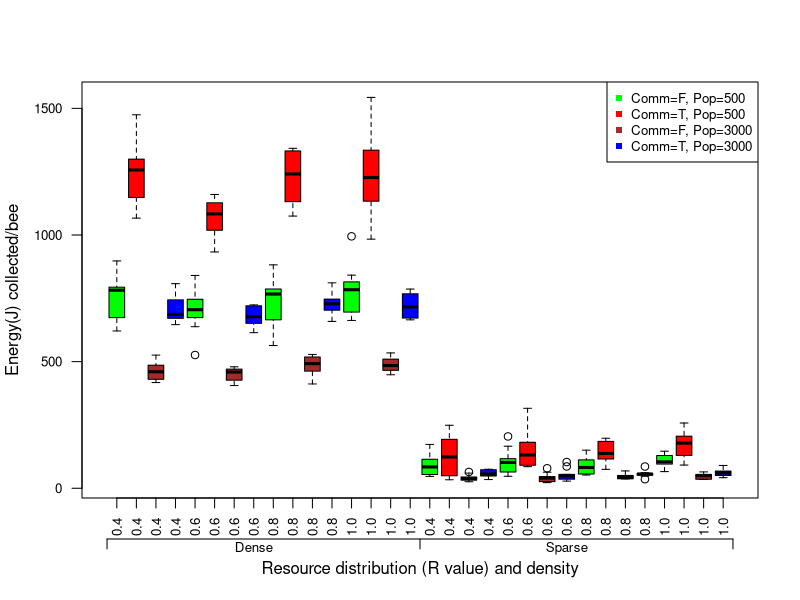
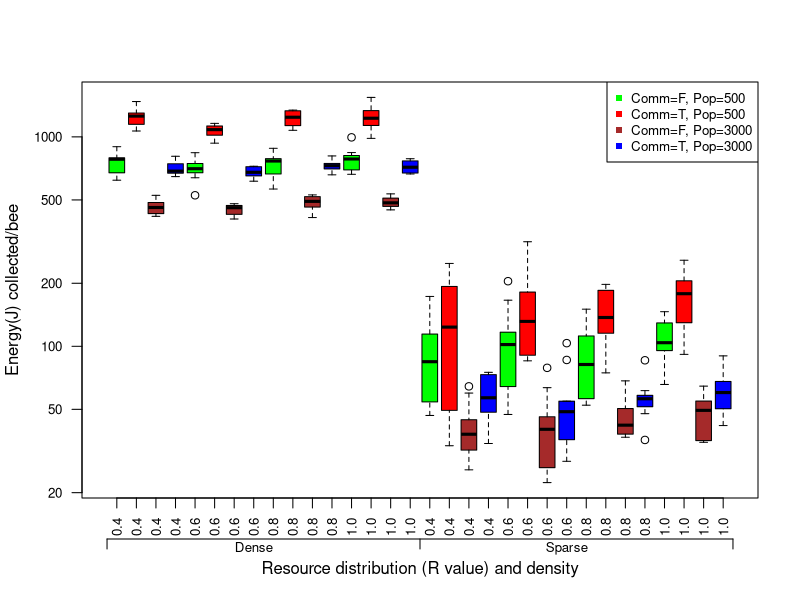
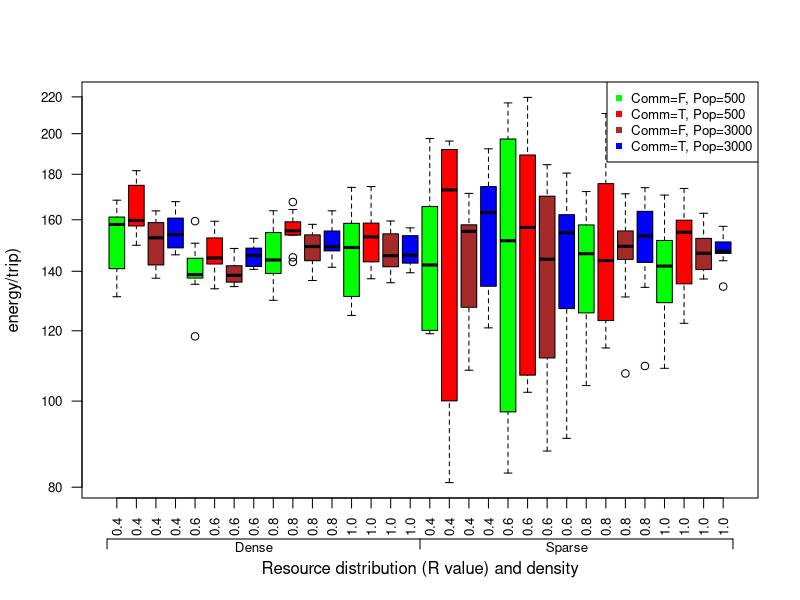
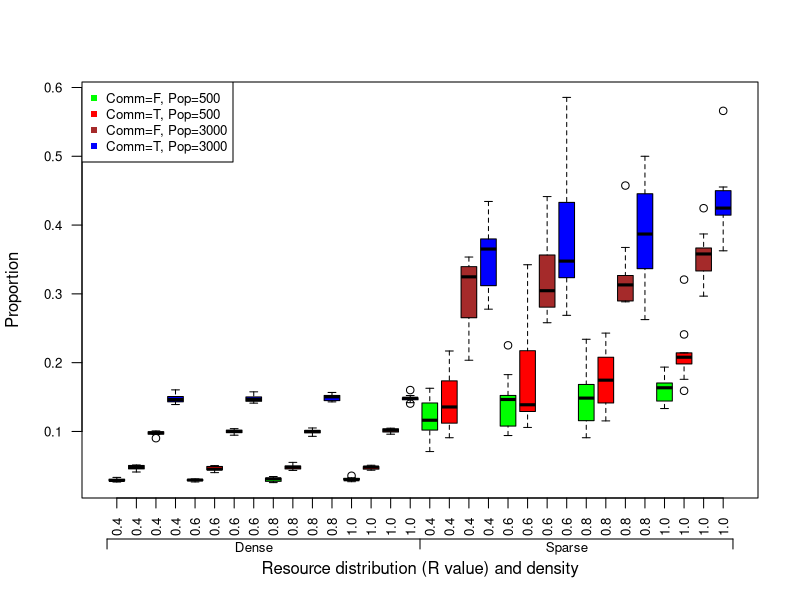
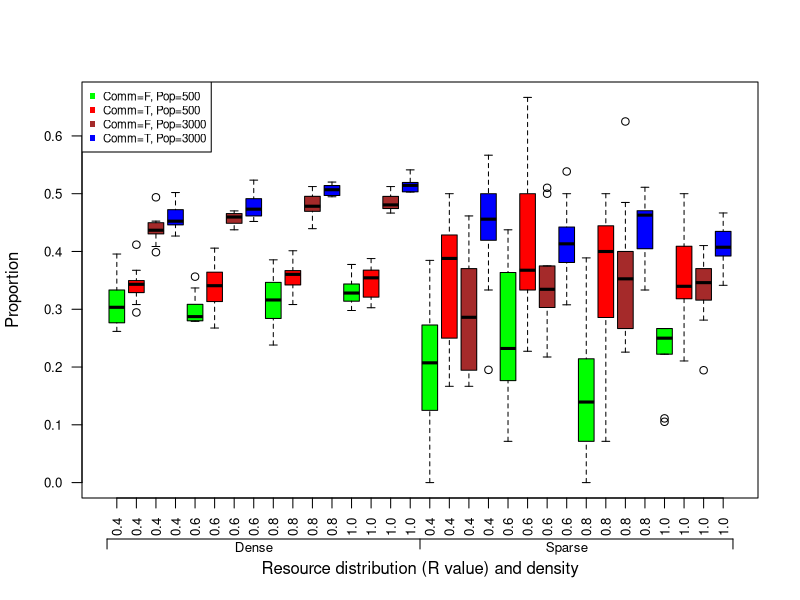
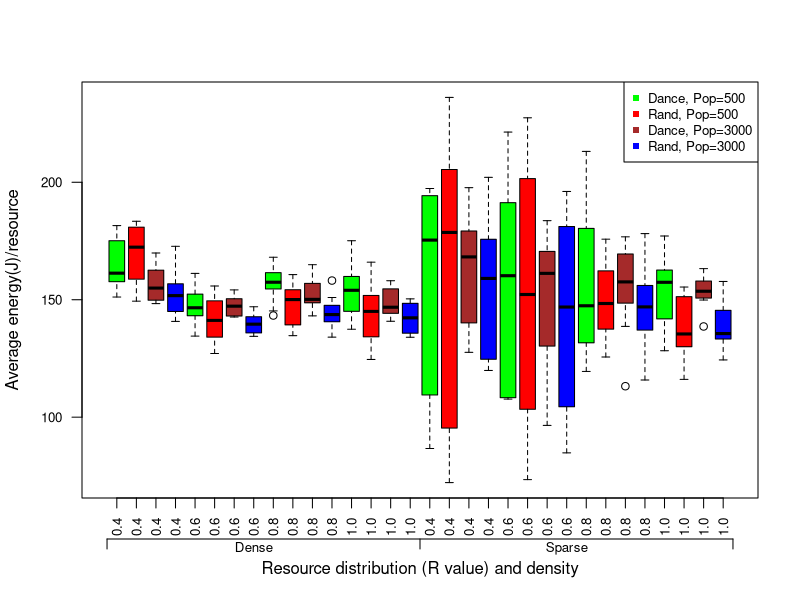
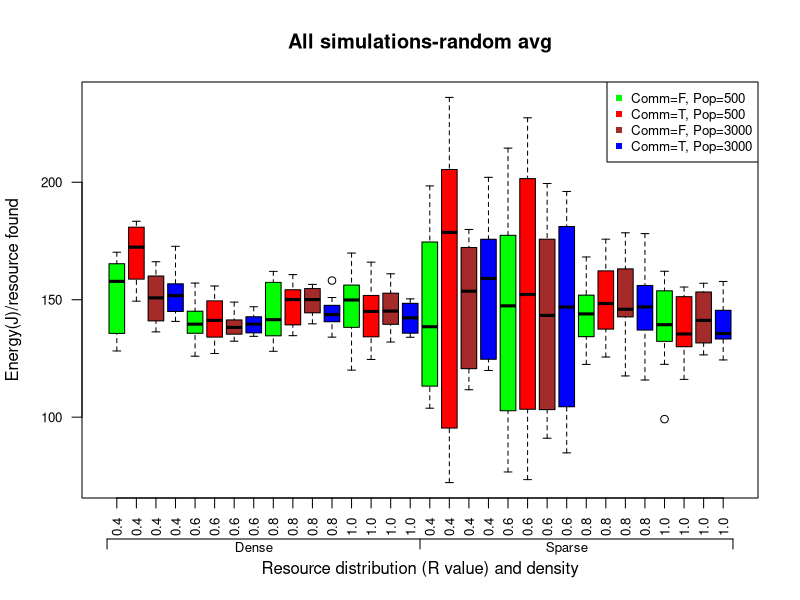
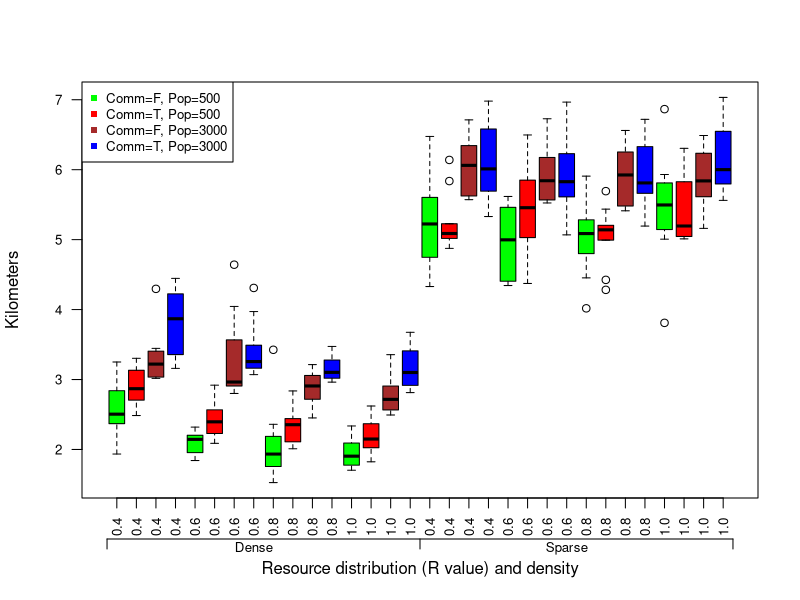

R code for these plots, in order:
## ---- chunk 1
library(dplyr)
library(lme4)
# setwd("~/Google Drive/Semester 8/Thesis/NetLogo+R GitHub/NetLogo R Analyses/Sim Analyses5a")

# Simulation data
all.data <- read.csv("Bees sim_all5-table.csv", skip = 6, stringsAsFactors=FALSE)

# Data names
names(all.data)[4] <- "communication"
names(all.data)[19] <- "max.dist"

# Data calculation
all.data$energy.bee <- all.data$hive.collected / all.data$population
all.data$log.energy.bee <- log(all.data$energy.bee)
all.data$energy.trip <- all.data$hive.collected / all.data$foraged.count
all.data$log.energy.trip <- log(all.data$energy.trip)
all.data$dance.avg <- all.data$dance.quality / all.data$dance.quantity
all.data$random.avg <- all.data$random.quality / all.data$random.quantity
all.data$avg.diff <- all.data$dance.avg - all.data$random.avg
all.data$max.dist.km <- all.data$max.dist * 6.67 / 1000

# Data cleanup
all.data$resource_density <- as.factor(all.data$resource_density)
all.data$R_value <- as.factor(all.data$R_value)
all.data$communication <- as.factor(all.data$communication)
all.data$population <- as.factor(all.data$population)
all.data$environment <- as.factor(sapply(1:nrow(all.data), 
                                         function(i) {i <- paste(substr(all.data$resource_density[i],2,2), 
                                                                 ": ", substr(all.data$R_value[i], 2,4), 
                                                                 sep = "")}))

# Comm
comm.data <- all.data %>% filter(communication == TRUE)

# New table for dance and random avg quality
dance.data <- data.frame(energy.avg = comm.data$dance.avg, environment = comm.data$environment, 
                         communication = comm.data$communication, population = comm.data$population,
                         repetitions = comm.data$repetitions, id.method = rep("dance", length(comm.data[,1])))
random.data <- data.frame(energy.avg = comm.data$random.avg, environment = comm.data$environment, 
                          communication = comm.data$communication, population = comm.data$population,
                          repetitions = comm.data$repetitions, id.method = rep("random", length(comm.data[,1])))
avg.data <- rbind(dance.data, random.data)
## ---- chunk 2
# Plot results
boxplot(energy.bee ~ communication+population+environment, data=all.data, 
        col = c("green", "red", "brown", "blue"), las = 2, main = "", cex.axis = 0.8, 
        xlab = "Resource distribution (R value) and density", ylab = "Energy(J) collected/bee", 
        names = c("0.4", "0.4", "0.4", "0.4",
                  "0.6", "0.6", "0.6", "0.6",
                  "0.8", "0.8", "0.8", "0.8",
                  "1.0", "1.0", "1.0", "1.0",
                  "0.4", "0.4", "0.4", "0.4",
                  "0.6", "0.6", "0.6", "0.6",
                  "0.8", "0.8", "0.8", "0.8",
                  "1.0", "1.0", "1.0", "1.0"))
legend("topright", pch = 15, cex = 0.8, col = c("green", "red", "brown", "blue"), 
       c("Comm=F, Pop=500", "Comm=T, Pop=500", "Comm=F, Pop=3000", "Comm=T, Pop=3000"))
axis(1, at = c(0.5, 16.5, 32.5), labels = c("", "", ""), line = 2.05)
axis(1, at = c(8, 24), labels = c("Dense", "Sparse"), line = 0.9, tick = FALSE, cex.axis = 0.8)


boxplot(energy.bee ~ communication+population+environment, data=all.data, log = "y", 
        col = c("green", "red", "brown", "blue"), las = 2, main = "", cex.axis = 0.8, 
        xlab = "Resource distribution (R value) and density", ylab = "Energy(J) collected/bee", 
        names = c("0.4", "0.4", "0.4", "0.4",
                  "0.6", "0.6", "0.6", "0.6",
                  "0.8", "0.8", "0.8", "0.8",
                  "1.0", "1.0", "1.0", "1.0",
                  "0.4", "0.4", "0.4", "0.4",
                  "0.6", "0.6", "0.6", "0.6",
                  "0.8", "0.8", "0.8", "0.8",
                  "1.0", "1.0", "1.0", "1.0"))
legend("topright", pch = 15, cex = 0.8, col = c("green", "red", "brown", "blue"), 
       c("Comm=F, Pop=500", "Comm=T, Pop=500", "Comm=F, Pop=3000", "Comm=T, Pop=3000"))
axis(1, at = c(0.5, 16.5, 32.5), labels = c("", "", ""), line = 2.05)
axis(1, at = c(8, 24), labels = c("Dense", "Sparse"), line = 0.9, tick = FALSE, cex.axis = 0.8)


boxplot(energy.trip ~ communication+population+environment, data=all.data, log = "y", 
        col = c("green", "red", "brown", "blue"), las = 2, main = "", cex.axis = 0.8, 
        xlab = "Resource distribution (R value) and density", ylab = "energy/trip)", 
        names = c("0.4", "0.4", "0.4", "0.4",
                  "0.6", "0.6", "0.6", "0.6",
                  "0.8", "0.8", "0.8", "0.8",
                  "1.0", "1.0", "1.0", "1.0",
                  "0.4", "0.4", "0.4", "0.4",
                  "0.6", "0.6", "0.6", "0.6",
                  "0.8", "0.8", "0.8", "0.8",
                  "1.0", "1.0", "1.0", "1.0"))
legend("topright", pch = 15, cex = 0.8, col = c("green", "red", "brown", "blue"), 
       c("Comm=F, Pop=500", "Comm=T, Pop=500", "Comm=F, Pop=3000", "Comm=T, Pop=3000"))
axis(1, at = c(0.5, 16.5, 32.5), labels = c("", "", ""), line = 2.05)
axis(1, at = c(8, 24), labels = c("Dense", "Sparse"), line = 0.9, tick = FALSE, cex.axis = 0.8)
## ---- chunk 3
null.0 <- lmer(log.energy.bee ~ 1+(1|repetitions), data = all.data)
alt.0a <- lmer(log.energy.bee ~ population+(1|repetitions), data = all.data)
anova(null.0, alt.0a)
## ---- chunk 4
alt.0b <- lmer(log.energy.bee ~ communication+(1|repetitions), data = all.data)
anova(null.0, alt.0b)
## ---- chunk 5
alt.0c <- lmer(log.energy.bee ~ environment+(1|repetitions), data = all.data)
anova(null.0, alt.0c)
## ---- chunk 6
alt.0d <- lmer(log.energy.bee ~ resource_density+(1|repetitions), data = all.data)
anova(null.0, alt.0d)
## ---- chunk 7
alt.0e <- lmer(log.energy.bee ~ R_value+(1|repetitions), data = all.data)
anova(null.0, alt.0e)
## ---- chunk 8
null.1 <- lmer(log.energy.bee ~ population+communication+environment+(1|repetitions), data = all.data)
alt.1a <- lmer(log.energy.bee ~ population*communication+environment+(1|repetitions), data = all.data)
anova(null.1, alt.1a)
## ---- chunk 9
alt.1b <- lmer(log.energy.bee ~ population*environment+communication+(1|repetitions), data = all.data)
anova(null.1, alt.1b)
## ---- chunk 10
alt.1c <- lmer(log.energy.bee ~ population+communication*environment+(1|repetitions), data = all.data)
anova(null.1, alt.1c)
## ---- chunk 11
null.all.1 <- lmer(log.energy.bee ~ population + communication + environment + 
                     population*communication + population*environment + communication*environment +
                     (1|repetitions), data = all.data)
alt.all.1 <- lmer(log.energy.bee ~ population*communication*environment+(1|repetitions), data = all.data)
anova(null.all.1, alt.all.1)
## ---- chunk 12
null.0 <- lmer(log.energy.trip ~ 1+(1|repetitions), data = all.data)
alt.0a <- lmer(log.energy.trip ~ population+(1|repetitions), data = all.data)
anova(null.0, alt.0a)
## ---- chunk 13
alt.0b <- lmer(log.energy.trip ~ communication+(1|repetitions), data = all.data)
anova(null.0, alt.0b)
## ---- chunk 14
alt.0c <- lmer(log.energy.trip ~ environment+(1|repetitions), data = all.data)
anova(null.0, alt.0c)
## ---- chunk 15
null.1 <- lmer(log.energy.trip ~ population+communication+environment+(1|repetitions), data = all.data)
alt.1a <- lmer(log.energy.trip ~ population*communication+environment+(1|repetitions), data = all.data)
anova(null.1, alt.1a)
## ---- chunk 16
alt.1b <- lmer(log.energy.trip ~ population*environment+communication+(1|repetitions), data = all.data)
anova(null.1, alt.1b)
## ---- chunk 17
alt.1c <- lmer(log.energy.trip ~ population+environment*communication+(1|repetitions), data = all.data)
anova(null.1, alt.1c)
## ---- chunk 18
null.all.1 <- lmer(log.energy.trip ~ population + communication + environment + 
                     population*communication + population*environment + communication*environment + 
                     (1|repetitions), data = all.data)
alt.all.1 <- lmer(log.energy.trip ~ population*communication*environment+(1|repetitions), data = all.data)
anova(null.all.1, alt.all.1)
## ---- chunk 19
boxplot((resources.found/resources) ~ communication+population+environment, data=all.data, 
        col = c("green", "red", "brown", "blue"), las = 2, main = "", cex.axis = 0.8, 
        xlab = "Resource distribution (R value) and density", ylab = "Proportion", 
        names = c("0.4", "0.4", "0.4", "0.4",
                  "0.6", "0.6", "0.6", "0.6",
                  "0.8", "0.8", "0.8", "0.8",
                  "1.0", "1.0", "1.0", "1.0",
                  "0.4", "0.4", "0.4", "0.4",
                  "0.6", "0.6", "0.6", "0.6",
                  "0.8", "0.8", "0.8", "0.8",
                  "1.0", "1.0", "1.0", "1.0"))
legend("topleft", pch = 15, cex = 0.8, col = c("green", "red", "brown", "blue"), 
       c("Comm=F, Pop=500", "Comm=T, Pop=500", "Comm=F, Pop=3000", "Comm=T, Pop=3000"))
axis(1, at = c(0.5, 16.5, 32.5), labels = c("", "", ""), line = 2.05)
axis(1, at = c(8, 24), labels = c("Dense", "Sparse"), line = 0.9, tick = FALSE, cex.axis = 0.8)
## ---- chunk 20
null.2.0 <- glmer(cbind(resources.found, resources.untouched) ~ 1+(1|repetitions), 
                family = binomial(), data = all.data)
alt.2.0a <- glmer(cbind(resources.found, resources.untouched) ~ population+(1|repetitions), 
                family = binomial(), data = all.data)
anova(null.2.0, alt.2.0a, test="Chisq")
## ---- chunk 21
null.2 <- glmer(cbind(resources.found, resources.untouched) ~ population+communication+environment+(1|repetitions), 
                family = binomial(), data = all.data)
alt.2a <- glmer(cbind(resources.found, resources.untouched) ~ population*communication+environment+(1|repetitions), 
                family = binomial(), data = all.data)
anova(null.2, alt.2a, test="Chisq")
## ---- chunk 22
alt.2b <- glmer(cbind(resources.found, resources.untouched) ~ population+communication*environment+(1|repetitions), 
                family = binomial(), data = all.data)
anova(null.2, alt.2b, test="Chisq")
## ---- chunk 23
alt.2c <- glmer(cbind(resources.found, resources.untouched) ~ population*environment+communication+(1|repetitions), 
                family = binomial(), data = all.data)
anova(null.2, alt.2c, test="Chisq")
## ---- chunk 24
null.all.2 <- glmer(cbind(resources.found, resources.untouched) ~ population + communication + environment + 
                      population*communication + population*environment + communication*environment +
                      (1|repetitions), 
                    family = binomial(), data = all.data)
alt.all.2 <- glmer(cbind(resources.found, resources.untouched) ~ population*environment*communication+(1|repetitions), 
                   family = binomial(), data = all.data)
anova(null.all.2, alt.all.2, test="Chisq")
## ---- chunk 25
boxplot((resources.depleted/resources.found) ~ communication+population+environment, data=all.data, 
        col = c("green", "red", "brown", "blue"), las = 2, main = "", cex.axis = 0.8, 
        xlab = "Resource distribution (R value) and density", ylab = "Proportion", 
        names = c("0.4", "0.4", "0.4", "0.4",
                  "0.6", "0.6", "0.6", "0.6",
                  "0.8", "0.8", "0.8", "0.8",
                  "1.0", "1.0", "1.0", "1.0",
                  "0.4", "0.4", "0.4", "0.4",
                  "0.6", "0.6", "0.6", "0.6",
                  "0.8", "0.8", "0.8", "0.8",
                  "1.0", "1.0", "1.0", "1.0"))
legend("topleft", pch = 15, cex = 0.7, col = c("green", "red", "brown", "blue"), 
       c("Comm=F, Pop=500", "Comm=T, Pop=500", "Comm=F, Pop=3000", "Comm=T, Pop=3000"))
axis(1, at = c(0.5, 16.5, 32.5), labels = c("", "", ""), line = 2.05)
axis(1, at = c(8, 24), labels = c("Dense", "Sparse"), line = 0.9, tick = FALSE, cex.axis = 0.8)
## ---- chunk 26
null.3.0 <- glmer(cbind(resources.depleted, (resources.found-resources.depleted)) ~ 
                  1+(1|repetitions), 
                family = binomial(), data = all.data)
alt.3.0a <- glmer(cbind(resources.depleted, (resources.found-resources.depleted)) ~ 
                  communication+(1|repetitions), 
                family = binomial(), data = all.data)
anova(null.3.0, alt.3.0a, test="Chisq")
## ---- chunk 27
null.3 <- glmer(cbind(resources.depleted, (resources.found-resources.depleted)) ~ 
                  population+communication+environment+(1|repetitions), 
                family = binomial(), data = all.data)
alt.3a <- glmer(cbind(resources.depleted, (resources.found-resources.depleted)) ~ 
                  population*communication+environment+(1|repetitions), 
                family = binomial(), data = all.data)
anova(null.3, alt.3a, test="Chisq")
## ---- chunk 28
alt.3b <- glmer(cbind(resources.depleted, (resources.found-resources.depleted)) ~ 
                  population+communication*environment+(1|repetitions), 
                family = binomial(), data = all.data)
anova(null.3, alt.3b, test="Chisq")
## ---- chunk 29
alt.3c <- glmer(cbind(resources.depleted, (resources.found-resources.depleted)) ~ 
                  population*environment+communication+(1|repetitions), 
                family = binomial(), data = all.data)
anova(null.3, alt.3c, test="Chisq")
## ---- chunk 30
null.all.3 <- glmer(cbind(resources.depleted, (resources.found-resources.depleted)) ~ 
                      population + communication + environment + 
                      population*communication + population*environment + communication*environment +
                      (1|repetitions), 
                    family = binomial(), data = all.data)
alt.all.3 <- glmer(cbind(resources.depleted, (resources.found-resources.depleted)) ~
                     population*environment*communication+(1|repetitions), 
                   family = binomial(), data = all.data)
anova(null.all.3, alt.all.3, test="Chisq")
## ---- chunk 31
# plot(x = all.data$dance.avg, y = all.data$random.avg)
# abline(a = 0, b = 1)

boxplot(energy.avg ~ id.method+population+environment, data=avg.data, 
        col = c("green", "red", "brown", "blue"), las = 2, cex.axis = 0.8, main = "", 
        xlab = "Resource distribution (R value) and density", ylab = "Average energy(J)/resource", 
        names = c("0.4", "0.4", "0.4", "0.4",
                  "0.6", "0.6", "0.6", "0.6",
                  "0.8", "0.8", "0.8", "0.8",
                  "1.0", "1.0", "1.0", "1.0",
                  "0.4", "0.4", "0.4", "0.4",
                  "0.6", "0.6", "0.6", "0.6",
                  "0.8", "0.8", "0.8", "0.8",
                  "1.0", "1.0", "1.0", "1.0"))
legend("topright", pch = 15, cex = 0.8, col = c("green", "red", "brown", "blue"), 
       c("Dance, Pop=500", "Rand, Pop=500", "Dance, Pop=3000", "Rand, Pop=3000"))
axis(1, at = c(0.5, 16.5, 32.5), labels = c("", "", ""), line = 2.05)
axis(1, at = c(8, 24), labels = c("Dense", "Sparse"), line = 0.9, tick = FALSE, cex.axis = 0.8)

t.test(all.data$dance.avg, all.data$random.avg)
## ---- chunk 32
null.4.0 <- lmer(energy.avg ~ 1+(1|repetitions), data = avg.data)
alt.4.0a <- lmer(energy.avg ~ id.method+(1|repetitions), data = avg.data)
anova(null.4.0, alt.4.0a)
## ---- chunk 33
null.4 <- lmer(energy.avg ~ population+id.method+environment+(1|repetitions), data = avg.data)
alt.4a <- lmer(energy.avg ~ population*id.method+environment+(1|repetitions), data = avg.data)
anova(null.4, alt.4a)
## ---- chunk 34
alt.4b <- lmer(energy.avg ~ population*environment+id.method+(1|repetitions), data = avg.data)
anova(null.4, alt.4b)
## ---- chunk 35
alt.4c <- lmer(energy.avg ~ population+id.method*environment+(1|repetitions), data = avg.data)
anova(null.4, alt.4c)
## ---- chunk 36
null.all.4 <- lmer(energy.avg ~ population + id.method + environment + 
                     population*id.method + population*environment + id.method*environment +
                     (1|repetitions), data = avg.data)
alt.all.4 <- lmer(energy.avg ~ population*id.method*environment+(1|repetitions), data = avg.data)
anova(null.all.4, alt.all.4)
## ---- chunk 37
boxplot(random.avg ~ communication+population+environment, data=all.data, 
        col = c("green", "red", "brown", "blue"), las = 2, cex.axis = 0.8, main = "All simulations-random avg", 
        xlab = "Resource distribution (R value) and density", ylab = "Energy(J)/resource found", 
        names = c("0.4", "0.4", "0.4", "0.4",
                  "0.6", "0.6", "0.6", "0.6",
                  "0.8", "0.8", "0.8", "0.8",
                  "1.0", "1.0", "1.0", "1.0",
                  "0.4", "0.4", "0.4", "0.4",
                  "0.6", "0.6", "0.6", "0.6",
                  "0.8", "0.8", "0.8", "0.8",
                  "1.0", "1.0", "1.0", "1.0"))
legend("topright", pch = 15, cex = 0.8, col = c("green", "red", "brown", "blue"), 
       c("Comm=F, Pop=500", "Comm=T, Pop=500", "Comm=F, Pop=3000", "Comm=T, Pop=3000"))
axis(1, at = c(0.5, 16.5, 32.5), labels = c("", "", ""), line = 2.05)
axis(1, at = c(8, 24), labels = c("Dense", "Sparse"), line = 0.9, tick = FALSE, cex.axis = 0.8)
## ---- chunk 38
null.5 <- lmer(random.avg ~ population+communication+environment+(1|repetitions), data = all.data)
alt.5a <- lmer(random.avg ~ population*communication+environment+(1|repetitions), data = all.data)
anova(null.5, alt.5a)
## ---- chunk 39
alt.5b <- lmer(random.avg ~ population*environment+communication+(1|repetitions), data = all.data)
anova(null.5, alt.5b)
## ---- chunk 40
alt.5c <- lmer(random.avg ~ population+communication*environment+(1|repetitions), data = all.data)
anova(null.5, alt.5c)
## ---- chunk 41
null.all.5 <- lmer(random.avg ~ population + communication + environment + 
                     population*communication + population*environment + communication*environment +
                     (1|repetitions), data = all.data)
alt.all.5 <- lmer(random.avg ~ population*communication*environment+(1|repetitions), data = all.data)
anova(null.all.5, alt.all.5)
## ---- chunk 42
boxplot(max.dist.km ~ communication+population+environment, data=all.data, 
        col = c("green", "red", "brown", "blue"), las = 2, cex.axis = 0.8, main = "", 
        xlab = "Resource distribution (R value) and density", ylab = "Kilometers", 
        names = c("0.4", "0.4", "0.4", "0.4",
                  "0.6", "0.6", "0.6", "0.6",
                  "0.8", "0.8", "0.8", "0.8",
                  "1.0", "1.0", "1.0", "1.0",
                  "0.4", "0.4", "0.4", "0.4",
                  "0.6", "0.6", "0.6", "0.6",
                  "0.8", "0.8", "0.8", "0.8",
                  "1.0", "1.0", "1.0", "1.0"))
legend("topleft", pch = 15, cex = 0.8, col = c("green", "red", "brown", "blue"), 
       c("Comm=F, Pop=500", "Comm=T, Pop=500", "Comm=F, Pop=3000", "Comm=T, Pop=3000"))
axis(1, at = c(0.5, 16.5, 32.5), labels = c("", "", ""), line = 2.05)
axis(1, at = c(8, 24), labels = c("Dense", "Sparse"), line = 0.9, tick = FALSE, cex.axis = 0.8)
## ---- chunk 43
null.6.0 <- lmer(max.dist.km ~ 1+(1|repetitions), data = all.data)
alt.6.0a <- lmer(max.dist.km ~ population+(1|repetitions), data = all.data)
anova(null.6.0, alt.6.0a)
## ---- chunk 44
alt.6.0b <- lmer(max.dist.km ~ communication+(1|repetitions), data = all.data)
anova(null.6.0, alt.6.0b)
## ---- chunk 45
alt.6.0c <- lmer(max.dist.km ~ environment+(1|repetitions), data = all.data)
anova(null.6.0, alt.6.0c)
## ---- chunk 46
null.6 <- lmer(max.dist.km ~ population+communication+environment+(1|repetitions), data = all.data)
alt.6a <- lmer(max.dist.km ~ population*communication+environment+(1|repetitions), data = all.data)
anova(null.6, alt.6a)
## ---- chunk 47
alt.6b <- lmer(max.dist.km ~ population*environment+communication+(1|repetitions), data = all.data)
anova(null.5, alt.6b)
## ---- chunk 48
alt.6c <- lmer(max.dist.km ~ population+communication*environment+(1|repetitions), data = all.data)
anova(null.6, alt.6c)
## ---- chunk 49
null.all.6 <- lmer(max.dist.km ~ population + communication + environment + 
                     population*communication + population*environment + communication*environment +
                     (1|repetitions), data = all.data)
alt.all.6 <- lmer(max.dist.km ~ population*communication*environment+(1|repetitions), data = all.data)
anova(null.all.6, alt.all.6)


